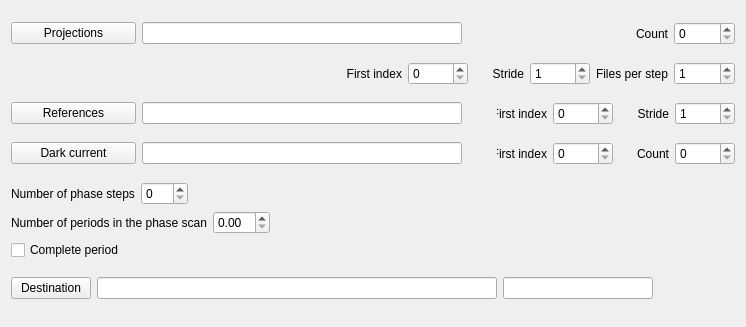
                 <widget class="QWidget" name="page">
                  <property name="geometry">
                   <rect>
                    <x>0</x>
                    <y>0</y>
                    <width>746</width>
                    <height>327</height>
                   </rect>
                  </property>
                  <property name="sizePolicy">
                   <sizepolicy hsizetype="Preferred" vsizetype="Maximum">
                    <horstretch>0</horstretch>
                    <verstretch>0</verstretch>
                   </sizepolicy>
                  </property>
                  <attribute name="label">
                   <string>Data files</string>
                  </attribute>
                  <layout class="QVBoxLayout" name="verticalLayout_19">
                   <item>
                    <layout class="QVBoxLayout" name="verticalLayout_17">
                     <item>
                      <layout class="QHBoxLayout" name="horizontalLayout_21">
                       <item>
                        <widget class="QPushButton" name="buttonBrowseProjection">
                         <property name="sizePolicy">
                          <sizepolicy hsizetype="Fixed" vsizetype="Fixed">
                           <horstretch>0</horstretch>
                           <verstretch>0</verstretch>
                          </sizepolicy>
                         </property>
                         <property name="minimumSize">
                          <size>
                           <width>125</width>
                           <height>0</height>
                          </size>
                         </property>
                         <property name="text">
                          <string>Projections</string>
                         </property>
                        </widget>
                       </item>
                       <item>
                        <widget class="QLineEdit" name="editProjectionMask">
                         <property name="sizePolicy">
                          <sizepolicy hsizetype="MinimumExpanding" vsizetype="Fixed">
                           <horstretch>0</horstretch>
                           <verstretch>0</verstretch>
                          </sizepolicy>
                         </property>
                         <property name="minimumSize">
                          <size>
                           <width>320</width>
                           <height>0</height>
                          </size>
                         </property>
                         <property name="cursorPosition">
                          <number>0</number>
                         </property>
                        </widget>
                       </item>
                       <item>
                        <spacer name="horizontalSpacer_4">
                         <property name="orientation">
                          <enum>Qt::Horizontal</enum>
                         </property>
                         <property name="sizeHint" stdset="0">
                          <size>
                           <width>40</width>
                           <height>20</height>
                          </size>
                         </property>
                        </spacer>
                       </item>
                       <item>
                        <widget class="QLabel" name="label_12">
                         <property name="sizePolicy">
                          <sizepolicy hsizetype="Fixed" vsizetype="Preferred">
                           <horstretch>0</horstretch>
                           <verstretch>0</verstretch>
                          </sizepolicy>
                         </property>
                         <property name="minimumSize">
                          <size>
                           <width>50</width>
                           <height>0</height>
                          </size>
                         </property>
                         <property name="text">
                          <string>Count</string>
                         </property>
                         <property name="alignment">
                          <set>Qt::AlignRight|Qt::AlignTrailing|Qt::AlignVCenter</set>
                         </property>
                        </widget>
                       </item>
                       <item>
                        <widget class="QSpinBox" name="spinImageCount">
                         <property name="sizePolicy">
                          <sizepolicy hsizetype="Fixed" vsizetype="Fixed">
                           <horstretch>0</horstretch>
                           <verstretch>0</verstretch>
                          </sizepolicy>
                         </property>
                         <property name="minimumSize">
                          <size>
                           <width>60</width>
                           <height>0</height>
                          </size>
                         </property>
                         <property name="toolTip">
                          <string>Number of phase step sets to process</string>
                         </property>
                         <property name="maximum">
                          <number>10000</number>
                         </property>
                        </widget>
                       </item>
                      </layout>
                     </item>
                     <item>
                      <layout class="QHBoxLayout" name="horizontalLayout_23">
                       <item>
                        <spacer name="horizontalSpacer">
                         <property name="orientation">
                          <enum>Qt::Horizontal</enum>
                         </property>
                         <property name="sizeHint" stdset="0">
                          <size>
                           <width>550</width>
                           <height>20</height>
                          </size>
                         </property>
                        </spacer>
                       </item>
                       <item>
                        <widget class="QLabel" name="label_14">
                         <property name="text">
                          <string>First index</string>
                         </property>
                         <property name="alignment">
                          <set>Qt::AlignRight|Qt::AlignTrailing|Qt::AlignVCenter</set>
                         </property>
                        </widget>
                       </item>
                       <item>
                        <widget class="QSpinBox" name="spinProjectionFirst">
                         <property name="minimumSize">
                          <size>
                           <width>60</width>
                           <height>0</height>
                          </size>
                         </property>
                         <property name="toolTip">
                          <string>Index of the first raw data file</string>
                         </property>
                         <property name="maximum">
                          <number>10000</number>
                         </property>
                        </widget>
                       </item>
                       <item>
                        <widget class="QLabel" name="label_13">
                         <property name="sizePolicy">
                          <sizepolicy hsizetype="Fixed" vsizetype="Preferred">
                           <horstretch>0</horstretch>
                           <verstretch>0</verstretch>
                          </sizepolicy>
                         </property>
                         <property name="minimumSize">
                          <size>
                           <width>50</width>
                           <height>0</height>
                          </size>
                         </property>
                         <property name="text">
                          <string>Stride</string>
                         </property>
                         <property name="alignment">
                          <set>Qt::AlignRight|Qt::AlignTrailing|Qt::AlignVCenter</set>
                         </property>
                        </widget>
                       </item>
                       <item>
                        <widget class="QSpinBox" name="spinProjectionStride">
                         <property name="sizePolicy">
                          <sizepolicy hsizetype="Fixed" vsizetype="Fixed">
                           <horstretch>0</horstretch>
                           <verstretch>0</verstretch>
                          </sizepolicy>
                         </property>
                         <property name="minimumSize">
                          <size>
                           <width>60</width>
                           <height>0</height>
                          </size>
                         </property>
                         <property name="toolTip">
                          <string>Index distance between two adjacent phase steps</string>
                         </property>
                         <property name="minimum">
                          <number>1</number>
                         </property>
                         <property name="maximum">
                          <number>10000</number>
                         </property>
                        </widget>
                       </item>
                       <item>
                        <widget class="QLabel" name="label_11">
                         <property name="text">
                          <string>Files per step</string>
                         </property>
                        </widget>
                       </item>
                       <item>
                        <widget class="QSpinBox" name="spin_FilesPerStep">
                         <property name="toolTip">
                          <string>[not implemented] Number of files to accumulate per phase step.</string>
                         </property>
                         <property name="minimum">
                          <number>1</number>
                         </property>
                         <property name="maximum">
                          <number>10000</number>
                         </property>
                        </widget>
                       </item>
                      </layout>
                     </item>
                     <item>
                      <layout class="QHBoxLayout" name="horizontalLayout_24">
                       <item>
                        <widget class="QPushButton" name="buttonReferenceBrowse">
                         <property name="sizePolicy">
                          <sizepolicy hsizetype="Fixed" vsizetype="Fixed">
                           <horstretch>0</horstretch>
                           <verstretch>0</verstretch>
                          </sizepolicy>
                         </property>
                         <property name="minimumSize">
                          <size>
                           <width>125</width>
                           <height>0</height>
                          </size>
                         </property>
                         <property name="text">
                          <string>References</string>
                         </property>
                        </widget>
                       </item>
                       <item>
                        <widget class="QLineEdit" name="editReferenceMask">
                         <property name="sizePolicy">
                          <sizepolicy hsizetype="Fixed" vsizetype="Fixed">
                           <horstretch>0</horstretch>
                           <verstretch>0</verstretch>
                          </sizepolicy>
                         </property>
                         <property name="minimumSize">
                          <size>
                           <width>320</width>
                           <height>0</height>
                          </size>
                         </property>
                        </widget>
                       </item>
                       <item>
                        <spacer name="horizontalSpacer_5">
                         <property name="orientation">
                          <enum>Qt::Horizontal</enum>
                         </property>
                         <property name="sizeHint" stdset="0">
                          <size>
                           <width>40</width>
                           <height>20</height>
                          </size>
                         </property>
                        </spacer>
                       </item>
                       <item>
                        <widget class="QLabel" name="label_15">
                         <property name="sizePolicy">
                          <sizepolicy hsizetype="Fixed" vsizetype="Preferred">
                           <horstretch>0</horstretch>
                           <verstretch>0</verstretch>
                          </sizepolicy>
                         </property>
                         <property name="minimumSize">
                          <size>
                           <width>50</width>
                           <height>0</height>
                          </size>
                         </property>
                         <property name="text">
                          <string>First index</string>
                         </property>
                         <property name="alignment">
                          <set>Qt::AlignRight|Qt::AlignTrailing|Qt::AlignVCenter</set>
                         </property>
                        </widget>
                       </item>
                       <item>
                        <widget class="QSpinBox" name="spinReferenceFirst">
                         <property name="sizePolicy">
                          <sizepolicy hsizetype="Fixed" vsizetype="Fixed">
                           <horstretch>0</horstretch>
                           <verstretch>0</verstretch>
                          </sizepolicy>
                         </property>
                         <property name="minimumSize">
                          <size>
                           <width>60</width>
                           <height>0</height>
                          </size>
                         </property>
                         <property name="toolTip">
                          <string>Index of the first open beam file</string>
                         </property>
                         <property name="maximum">
                          <number>10000</number>
                         </property>
                        </widget>
                       </item>
                       <item>
                        <widget class="QLabel" name="label_16">
                         <property name="sizePolicy">
                          <sizepolicy hsizetype="Fixed" vsizetype="Preferred">
                           <horstretch>0</horstretch>
                           <verstretch>0</verstretch>
                          </sizepolicy>
                         </property>
                         <property name="minimumSize">
                          <size>
                           <width>50</width>
                           <height>0</height>
                          </size>
                         </property>
                         <property name="text">
                          <string>Stride</string>
                         </property>
                         <property name="alignment">
                          <set>Qt::AlignRight|Qt::AlignTrailing|Qt::AlignVCenter</set>
                         </property>
                        </widget>
                       </item>
                       <item>
                        <widget class="QSpinBox" name="spinReferenceStride">
                         <property name="sizePolicy">
                          <sizepolicy hsizetype="Fixed" vsizetype="Fixed">
                           <horstretch>0</horstretch>
                           <verstretch>0</verstretch>
                          </sizepolicy>
                         </property>
                         <property name="minimumSize">
                          <size>
                           <width>60</width>
                           <height>0</height>
                          </size>
                         </property>
                         <property name="toolTip">
                          <string>Index distance between two adjacent phase steps</string>
                         </property>
                         <property name="minimum">
                          <number>1</number>
                         </property>
                         <property name="maximum">
                          <number>10000</number>
                         </property>
                        </widget>
                       </item>
                      </layout>
                     </item>
                     <item>
                      <layout class="QHBoxLayout" name="horizontalLayout_25">
                       <item>
                        <widget class="QPushButton" name="buttonDarkBrowse">
                         <property name="sizePolicy">
                          <sizepolicy hsizetype="Fixed" vsizetype="Fixed">
                           <horstretch>0</horstretch>
                           <verstretch>0</verstretch>
                          </sizepolicy>
                         </property>
                         <property name="minimumSize">
                          <size>
                           <width>125</width>
                           <height>0</height>
                          </size>
                         </property>
                         <property name="text">
                          <string>Dark current</string>
                         </property>
                        </widget>
                       </item>
                       <item>
                        <widget class="QLineEdit" name="editDarkMask">
                         <property name="sizePolicy">
                          <sizepolicy hsizetype="MinimumExpanding" vsizetype="Fixed">
                           <horstretch>0</horstretch>
                           <verstretch>0</verstretch>
                          </sizepolicy>
                         </property>
                         <property name="minimumSize">
                          <size>
                           <width>320</width>
                           <height>0</height>
                          </size>
                         </property>
                        </widget>
                       </item>
                       <item>
                        <spacer name="horizontalSpacer_2">
                         <property name="orientation">
                          <enum>Qt::Horizontal</enum>
                         </property>
                         <property name="sizeHint" stdset="0">
                          <size>
                           <width>40</width>
                           <height>20</height>
                          </size>
                         </property>
                        </spacer>
                       </item>
                       <item>
                        <widget class="QLabel" name="label_18">
                         <property name="sizePolicy">
                          <sizepolicy hsizetype="Fixed" vsizetype="Preferred">
                           <horstretch>0</horstretch>
                           <verstretch>0</verstretch>
                          </sizepolicy>
                         </property>
                         <property name="minimumSize">
                          <size>
                           <width>50</width>
                           <height>0</height>
                          </size>
                         </property>
                         <property name="text">
                          <string>First index</string>
                         </property>
                         <property name="alignment">
                          <set>Qt::AlignRight|Qt::AlignTrailing|Qt::AlignVCenter</set>
                         </property>
                        </widget>
                       </item>
                       <item>
                        <widget class="QSpinBox" name="spinDarkFirst">
                         <property name="sizePolicy">
                          <sizepolicy hsizetype="Fixed" vsizetype="Fixed">
                           <horstretch>0</horstretch>
                           <verstretch>0</verstretch>
                          </sizepolicy>
                         </property>
                         <property name="minimumSize">
                          <size>
                           <width>60</width>
                           <height>0</height>
                          </size>
                         </property>
                         <property name="toolTip">
                          <string>First file index of te dark current files</string>
                         </property>
                         <property name="maximum">
                          <number>10000</number>
                         </property>
                        </widget>
                       </item>
                       <item>
                        <widget class="QLabel" name="label_17">
                         <property name="sizePolicy">
                          <sizepolicy hsizetype="Fixed" vsizetype="Preferred">
                           <horstretch>0</horstretch>
                           <verstretch>0</verstretch>
                          </sizepolicy>
                         </property>
                         <property name="minimumSize">
                          <size>
                           <width>50</width>
                           <height>0</height>
                          </size>
                         </property>
                         <property name="text">
                          <string>Count</string>
                         </property>
                         <property name="alignment">
                          <set>Qt::AlignRight|Qt::AlignTrailing|Qt::AlignVCenter</set>
                         </property>
                        </widget>
                       </item>
                       <item>
                        <widget class="QSpinBox" name="spinDarkCount">
                         <property name="sizePolicy">
                          <sizepolicy hsizetype="Fixed" vsizetype="Fixed">
                           <horstretch>0</horstretch>
                           <verstretch>0</verstretch>
                          </sizepolicy>
                         </property>
                         <property name="minimumSize">
                          <size>
                           <width>60</width>
                           <height>0</height>
                          </size>
                         </property>
                         <property name="toolTip">
                          <string>Number of dark current files</string>
                         </property>
                         <property name="maximum">
                          <number>10000</number>
                         </property>
                        </widget>
                       </item>
                      </layout>
                     </item>
                     <item>
                      <layout class="QVBoxLayout" name="verticalLayout_24">
                       <item>
                        <layout class="QHBoxLayout" name="horizontalLayout_12">
                         <item>
                          <widget class="QLabel" name="label_37">
                           <property name="sizePolicy">
                            <sizepolicy hsizetype="Preferred" vsizetype="Preferred">
                             <horstretch>0</horstretch>
                             <verstretch>0</verstretch>
                            </sizepolicy>
                           </property>
                           <property name="minimumSize">
                            <size>
                             <width>0</width>
                             <height>0</height>
                            </size>
                           </property>
                           <property name="text">
                            <string>Number of phase steps</string>
                           </property>
                          </widget>
                         </item>
                         <item>
                          <widget class="QSpinBox" name="spinPhaseSteps">
                           <property name="toolTip">
                            <string>Number of phase steps to complete a phase stepping data set</string>
                           </property>
                           <property name="maximum">
                            <number>256</number>
                           </property>
                          </widget>
                         </item>
                         <item>
                          <spacer name="horizontalSpacer_15">
                           <property name="orientation">
                            <enum>Qt::Horizontal</enum>
                           </property>
                           <property name="sizeHint" stdset="0">
                            <size>
                             <width>40</width>
                             <height>20</height>
                            </size>
                           </property>
                          </spacer>
                         </item>
                        </layout>
                       </item>
                       <item>
                        <layout class="QHBoxLayout" name="horizontalLayout_30">
                         <item>
                          <widget class="QLabel" name="label_38">
                           <property name="text">
                            <string>Number of periods in the phase scan</string>
                           </property>
                          </widget>
                         </item>
                         <item>
                          <widget class="QDoubleSpinBox" name="spinPeriods">
                           <property name="toolTip">
                            <string>Number of phase step periods in the data set. This is usually an integer but floating point values are valid</string>
                           </property>
                          </widget>
                         </item>
                         <item>
                          <spacer name="horizontalSpacer_16">
                           <property name="orientation">
                            <enum>Qt::Horizontal</enum>
                           </property>
                           <property name="sizeHint" stdset="0">
                            <size>
                             <width>40</width>
                             <height>20</height>
                            </size>
                           </property>
                          </spacer>
                         </item>
                        </layout>
                       </item>
                       <item>
                        <widget class="QCheckBox" name="checkCompletePeriod">
                         <property name="toolTip">
                          <string>Complete period means that the first and the last image in the data set represent the same condition</string>
                         </property>
                         <property name="text">
                          <string>Complete period</string>
                         </property>
                        </widget>
                       </item>
                      </layout>
                     </item>
                     <item>
                      <layout class="QHBoxLayout" name="horizontalLayout_27"/>
                     </item>
                     <item>
                      <layout class="QHBoxLayout" name="horizontalLayout_26">
                       <item>
                        <widget class="QPushButton" name="buttonDestinationBrowse">
                         <property name="text">
                          <string>Destination</string>
                         </property>
                        </widget>
                       </item>
                       <item>
                        <widget class="QLineEdit" name="editDestinationPath">
                         <property name="sizePolicy">
                          <sizepolicy hsizetype="MinimumExpanding" vsizetype="Fixed">
                           <horstretch>0</horstretch>
                           <verstretch>0</verstretch>
                          </sizepolicy>
                         </property>
                         <property name="minimumSize">
                          <size>
                           <width>400</width>
                           <height>0</height>
                          </size>
                         </property>
                        </widget>
                       </item>
                       <item>
                        <widget class="QLineEdit" name="editDestinationMask">
                         <property name="sizePolicy">
                          <sizepolicy hsizetype="Fixed" vsizetype="Fixed">
                           <horstretch>0</horstretch>
                           <verstretch>0</verstretch>
                          </sizepolicy>
                         </property>
                         <property name="minimumSize">
                          <size>
                           <width>150</width>
                           <height>0</height>
                          </size>
                         </property>
                        </widget>
                       </item>
                       <item>
                        <spacer name="horizontalSpacer_6">
                         <property name="orientation">
                          <enum>Qt::Horizontal</enum>
                         </property>
                         <property name="sizeHint" stdset="0">
                          <size>
                           <width>40</width>
                           <height>20</height>
                          </size>
                         </property>
                        </spacer>
                       </item>
                      </layout>
                     </item>
                    </layout>
                   </item>
                  </layout>
                 </widget>
